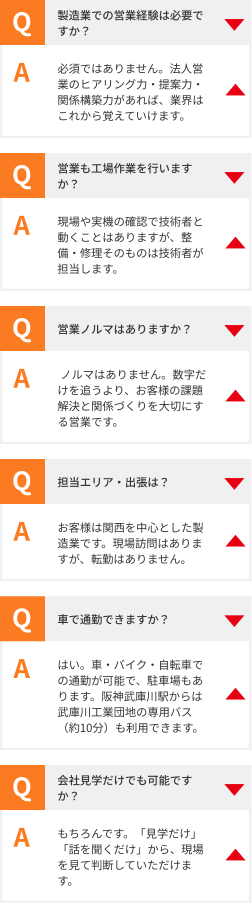
#> input picture design/QA開いた時 (1).jpg, 503 x 1806 px (shown at 1/2 size)
$ python landmarks.py '../design/QA開いた時 (1).jpg' '../design/QA開いた時.jpg'
#> lines starting #> are read from the running program, lines starting #| are printed output that depends on the picture
import sys, json
import numpy as np, cv2
from PIL import Image
Image.MAX_IMAGE_PIXELS = None

def load(p, scale_to=2160):
#> called with p = '../design/QA開いた時 (1).jpg', scale_to = 2160
    im = Image.open(p).convert('RGB')
#> im is the input picture: PIL image 503x1806 RGB; mean R, G, B 241.6, 233.5, 228.9
    if im.width == 2192:            # 完成デザインはスクロールバー 32px を含む
        im = im.crop((0, 0, 2160, im.height))
    if im.width == 623:             # SP 完成デザイン: 左右の余白を除去
        im = im.crop((6, 0, 575, im.height))
    if im.width != scale_to:
        im = im.resize((scale_to, round(im.height*scale_to/im.width)), Image.LANCZOS)
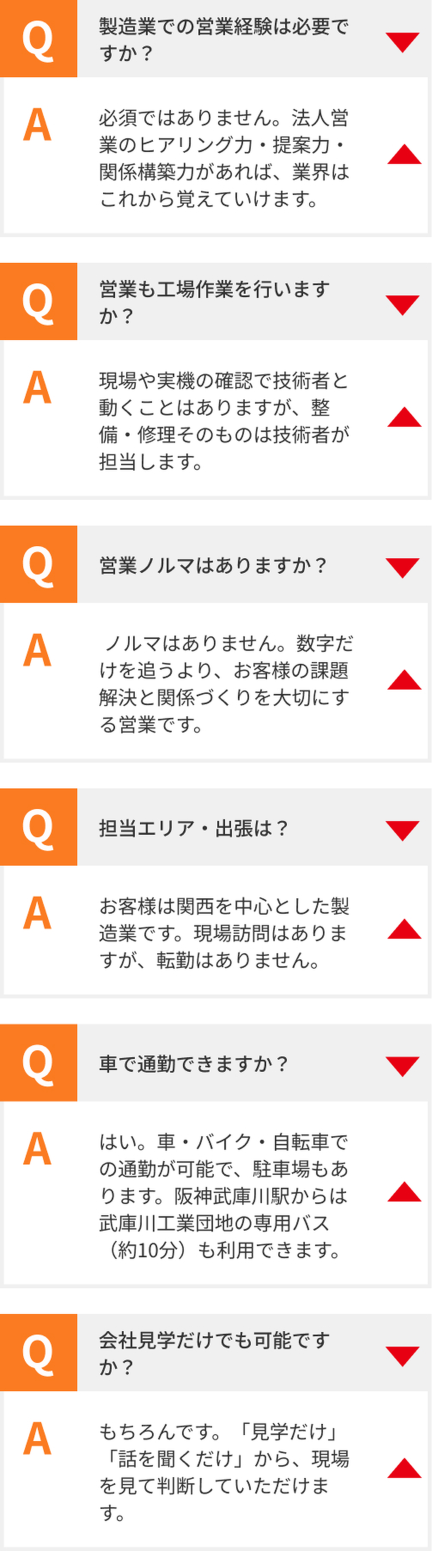
#> im: PIL image 2160x7755 RGB (shown at 1/5 size); mean R, G, B 241.3, 233.2, 228.6
    return np.asarray(im).astype(np.int16)

def mask(sub, kind):
    r,g,b = sub[:,:,0], sub[:,:,1], sub[:,:,2]
    mx, mn = sub.max(2), sub.min(2)
    return {
        'red':    (r>195)&(g<70)&(b<75),
        'orange': (r>232)&(g>98)&(g<162)&(b<78),
        'dark':   (mx<130),
        'white':  (mn>240),
        'gray':   (np.abs(sub-240).max(2)<10),
    }[kind]

def bbox(a, y0, y1, x0, x1, kind):
    y1 = min(y1, a.shape[0]); x1 = min(x1, a.shape[1])
    if y0 >= y1: return None
    m = mask(a[y0:y1, x0:x1], kind)
    ys, xs = np.nonzero(m)
    if not len(xs): return None
    return (int(x0+xs.min()), int(y0+ys.min()), int(x0+xs.max()), int(y0+ys.max()))

# name, kind, search window in DESIGN coords, +- vertical slack for impl
LM = [
 ("header logo",        'red',   (20,120,40,420)),
 ("header CTA",         'red',   (10,150,1150,2160)),
 ("FV red band",        'red',   (500,660,0,1200)),
 ("FV 技術",             'white', (700,900,200,800)),
 ("FV つなぐ営業を",        'white', (900,1080,1150,2160)),
 ("FV orange band",     'orange',(1100,1280,600,2160)),
 ("sub heading",        'red',   (1560,1700,0,2160)),
 ("job red box1",       'red',   (1690,2100,1300,2160)),
 ("job photo",          'dark',  (1780,2790,100,1400)),
 ("営業経験 見出し",        'red',   (3150,3250,0,2160)),
 ("求む badge",          'red',   (3540,3720,300,1100)),
 ("求む bar1",           'white', (3860,3960,300,1700)),
 ("福利厚生 line",        'red',   (4770,4830,400,2160)),
 ("有給 tab",            'red',   (5150,5300,60,1000)),
 ("ENTRY heading",      'white', (7600,7720,300,1900)),
 ("ENTRY btn",          'white', (7760,7970,300,1700)),
 ("story block",        'red',   (8150,8620,0,900)),
 ("itv1 bars",          'red',   (8800,9030,900,2160)),
 ("story button",       'red',   (10560,10720,700,1500)),
 ("キャリア line",         'red',   (10930,11000,340,2160)),
 ("career bar1",        'orange',(11500,11900,100,200)),
 ("year bar",           'white', (12020,12160,100,2100)),
 ("役割 heading",         'dark',  (12330,12560,300,1900)),
 ("役割 numbers",         'orange',(12660,12820,100,1700)),
 ("ミスマッチ heading",      'dark',  (13600,13760,200,2000)),
 ("魅力 box",            'white', (14450,14560,0,2160)),
 ("魅力 heading",         'dark',  (14580,14780,600,1300)),
 ("創業80年 band",        'red',   (16780,16960,0,700)),
 ("募集要項 heading",       'dark',  (17980,18110,300,1900)),
 ("FAQ line",           'orange',(20960,21020,600,2160)),
 ("FAQ Q1",             'orange',(21150,21320,200,600)),
 ("form step01",        'red',   (22640,22800,700,1100)),
 ("form button",        'red',   (24180,24340,700,1500)),
 ("footer logo",        'red',   (24560,24700,800,1500)),
]

def run(design, impl):
    D = load(design); I = load(impl)
#> call 2 of load, with p = '../design/QA開いた時.jpg', scale_to = 2160
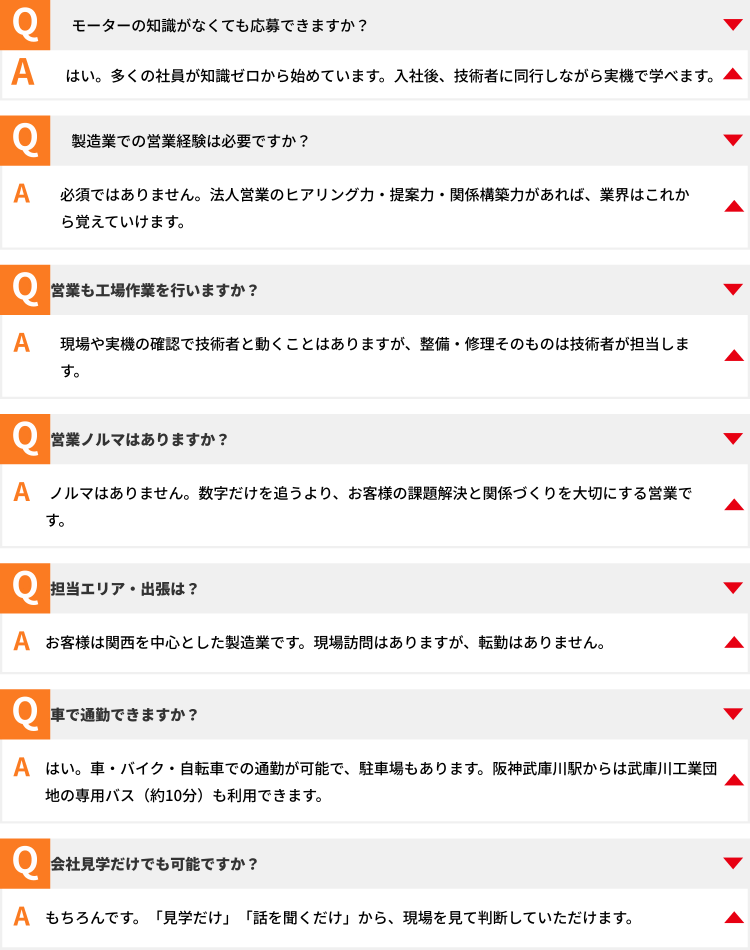
#> input picture design/QA開いた時.jpg, 1500 x 1899 px (shown at 1/2 size)
#> in load, im is the input picture: PIL image 1500x1899 RGB; mean R, G, B 240.3, 236.9, 234.9
#> in load (call 2), `im = im.resize((scale_to, round(im.height*scale_to/im.width)), Image.L..`:
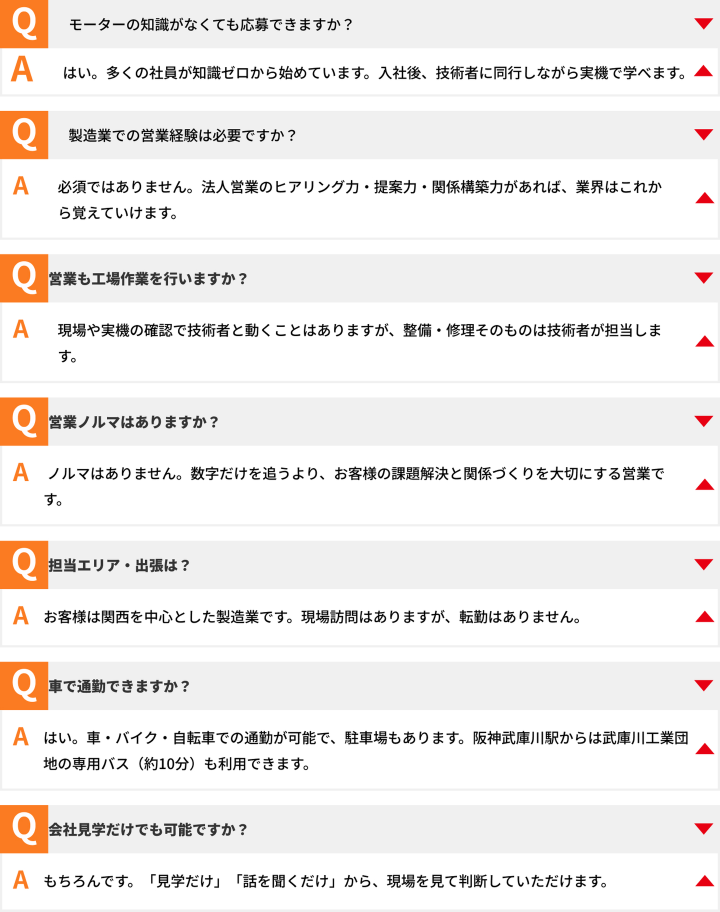
#> im: PIL image 2160x2735 RGB (shown at 1/3 size); mean R, G, B 240.3, 236.9, 234.9
    print(f"{'landmark':22s} {'design (x0,y0,x1,y1)':30s} {'impl':30s} dx  dy  dw  dh")
    prev_dy = 0
    for name, kind, (y0,y1,x0,x1) in LM:
        d = bbox(D, y0,y1,x0,x1, kind)
        # search impl with generous vertical slack around design pos shifted by running dy
        s = 320
        i = bbox(I, y0-s+prev_dy, y1+s+prev_dy, x0,x1, kind)
        if d and i:
            dx, dy = i[0]-d[0], i[1]-d[1]
            dw, dh = (i[2]-i[0])-(d[2]-d[0]), (i[3]-i[1])-(d[3]-d[1])
            prev_dy = dy
            print(f"{name:22s} {str(d):30s} {str(i):30s} {dx:+5d} {dy:+5d} {dw:+5d} {dh:+5d}")
        else:
            print(f"{name:22s} {str(d):30s} {str(i):30s}  --")
#> this loop made 34 passes
#> (d, i, dx, dy, dw, dh, prev_dy) on passes 4, 5, 7, 8, 12: ((200, 700, 799, 899), (200, 380, 799, 1192), 0, -320, 0, 613, -320), ((1150, 900, 2159, 1079), (1150, 260, 2159, 1079), 0, -640, 0, 640, -640), ((1998, 1560, 2026, 1575), (2084, 600, 2141, 1279), 86, -960, 29, 664, -960), ((1967, 2036, 2077, 2099), (2084, 410, 2141, 1459), 117, -1626, -53, 986, -1626), ((300, 3860, 1699, 3943), (300, 1914, 1699, 2653), 0, -1946, 0, 656, -1946)
#> d on passes 9, 15: (496, 1859, 1399, 2789), (300, 7600, 1899, 7719)
#| header logo            None                           None                            --
#| header CTA             None                           None                            --
#| FV red band            None                           None                            --
#| FV 技術                  (200, 700, 799, 899)           (200, 380, 799, 1192)             +0  -320    +0  +613
#| FV つなぐ営業を              (1150, 900, 2159, 1079)        (1150, 260, 2159, 1079)           +0  -640    +0  +640
#| FV orange band         None                           None                            --
#| sub heading            (1998, 1560, 2026, 1575)       (2084, 600, 2141, 1279)          +86  -960   +29  +664
#| job red box1           (1967, 2036, 2077, 2099)       (2084, 410, 2141, 1459)         +117 -1626   -53  +986
#> (further printed lines are left out)
#> pass 1, in mask, `r,g,b = sub[:,:,0], sub[:,:,1], sub[:,:,2]`:
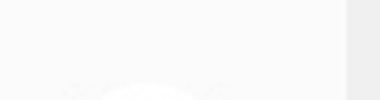
#> r: shape (100, 380) int16; min 239, max 255, mean 250.1
#> pass 1, in mask, `r,g,b = sub[:,:,0], sub[:,:,1], sub[:,:,2]`:
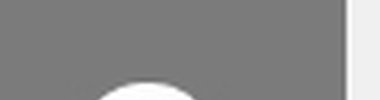
#> g: shape (100, 380) int16; min 108, max 255, mean 137.1
#> pass 1, in mask, `r,g,b = sub[:,:,0], sub[:,:,1], sub[:,:,2]`:
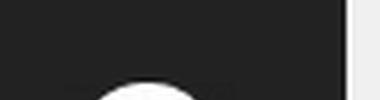
#> b: shape (100, 380) int16; min 9, max 255, mean 58.5

if __name__ == '__main__':
    run(sys.argv[1], sys.argv[2])
